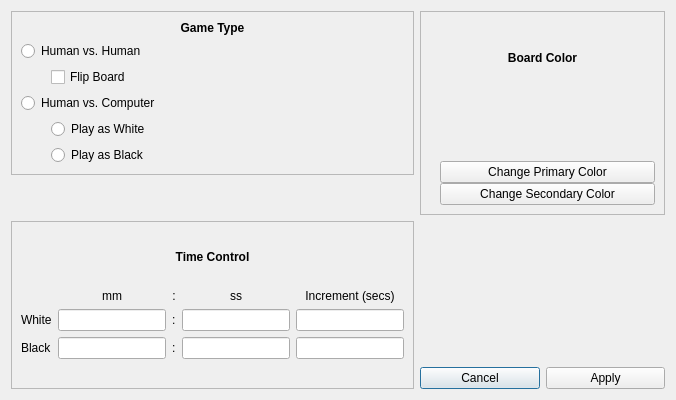
<?xml version="1.0" encoding="UTF-8"?>
<ui version="4.0">
 <class>Settings</class>
 <widget class="QDialog" name="Settings">
  <property name="windowModality">
   <enum>Qt::ApplicationModal</enum>
  </property>
  <property name="enabled">
   <bool>true</bool>
  </property>
  <property name="geometry">
   <rect>
    <x>0</x>
    <y>0</y>
    <width>676</width>
    <height>400</height>
   </rect>
  </property>
  <property name="sizePolicy">
   <sizepolicy hsizetype="Fixed" vsizetype="Fixed">
    <horstretch>0</horstretch>
    <verstretch>0</verstretch>
   </sizepolicy>
  </property>
  <property name="windowTitle">
   <string>Settings</string>
  </property>
  <layout class="QGridLayout" name="gridLayout_3">
   <item row="2" column="0" rowspan="2">
    <widget class="QFrame" name="timeControlFrame">
     <property name="frameShape">
      <enum>QFrame::StyledPanel</enum>
     </property>
     <property name="frameShadow">
      <enum>QFrame::Raised</enum>
     </property>
     <layout class="QVBoxLayout" name="verticalLayout">
      <item>
       <widget class="QLabel" name="timeControlLabel">
        <property name="styleSheet">
         <string notr="true">color: black;
font-weight: bold;</string>
        </property>
        <property name="text">
         <string>Time Control</string>
        </property>
        <property name="alignment">
         <set>Qt::AlignCenter</set>
        </property>
       </widget>
      </item>
      <item>
       <layout class="QGridLayout" name="timeControlGrid">
        <item row="2" column="0">
         <widget class="QLabel" name="label_2">
          <property name="text">
           <string>Black</string>
          </property>
         </widget>
        </item>
        <item row="0" column="2">
         <widget class="QLabel" name="label_6">
          <property name="text">
           <string>:</string>
          </property>
          <property name="alignment">
           <set>Qt::AlignCenter</set>
          </property>
         </widget>
        </item>
        <item row="1" column="2">
         <widget class="QLabel" name="label_4">
          <property name="text">
           <string>:</string>
          </property>
         </widget>
        </item>
        <item row="1" column="4">
         <widget class="QLineEdit" name="whiteIncrement"/>
        </item>
        <item row="1" column="1">
         <widget class="QLineEdit" name="whiteMinutes">
          <property name="dragEnabled">
           <bool>false</bool>
          </property>
          <property name="readOnly">
           <bool>false</bool>
          </property>
         </widget>
        </item>
        <item row="1" column="3">
         <widget class="QLineEdit" name="whiteSeconds"/>
        </item>
        <item row="0" column="3">
         <widget class="QLabel" name="label_7">
          <property name="text">
           <string>ss</string>
          </property>
          <property name="alignment">
           <set>Qt::AlignCenter</set>
          </property>
         </widget>
        </item>
        <item row="0" column="4">
         <widget class="QLabel" name="label_8">
          <property name="text">
           <string>Increment (secs)</string>
          </property>
          <property name="alignment">
           <set>Qt::AlignCenter</set>
          </property>
         </widget>
        </item>
        <item row="1" column="0">
         <widget class="QLabel" name="label">
          <property name="text">
           <string>White</string>
          </property>
         </widget>
        </item>
        <item row="2" column="1">
         <widget class="QLineEdit" name="blackMinutes"/>
        </item>
        <item row="2" column="3">
         <widget class="QLineEdit" name="blackSeconds"/>
        </item>
        <item row="0" column="1">
         <widget class="QLabel" name="label_3">
          <property name="text">
           <string>mm</string>
          </property>
          <property name="alignment">
           <set>Qt::AlignCenter</set>
          </property>
         </widget>
        </item>
        <item row="2" column="4">
         <widget class="QLineEdit" name="blackIncrement"/>
        </item>
        <item row="2" column="2">
         <widget class="QLabel" name="label_5">
          <property name="text">
           <string>:</string>
          </property>
         </widget>
        </item>
       </layout>
      </item>
      <item>
       <spacer name="verticalSpacer_3">
        <property name="orientation">
         <enum>Qt::Vertical</enum>
        </property>
        <property name="sizeType">
         <enum>QSizePolicy::Fixed</enum>
        </property>
        <property name="sizeHint" stdset="0">
         <size>
          <width>20</width>
          <height>20</height>
         </size>
        </property>
       </spacer>
      </item>
     </layout>
    </widget>
   </item>
   <item row="3" column="1">
    <layout class="QHBoxLayout" name="horizontalLayout_7">
     <item>
      <widget class="QPushButton" name="cancelButton">
       <property name="text">
        <string>Cancel</string>
       </property>
      </widget>
     </item>
     <item>
      <widget class="QPushButton" name="applyButton">
       <property name="text">
        <string>Apply</string>
       </property>
      </widget>
     </item>
    </layout>
   </item>
   <item row="0" column="0">
    <widget class="QFrame" name="gameTypeFrame">
     <property name="frameShape">
      <enum>QFrame::StyledPanel</enum>
     </property>
     <property name="frameShadow">
      <enum>QFrame::Raised</enum>
     </property>
     <property name="lineWidth">
      <number>1</number>
     </property>
     <property name="midLineWidth">
      <number>0</number>
     </property>
     <layout class="QVBoxLayout" name="verticalLayout_5">
      <item>
       <widget class="QLabel" name="gameTypeLabel">
        <property name="styleSheet">
         <string notr="true">color: black;
font-weight: bold;</string>
        </property>
        <property name="text">
         <string>Game Type</string>
        </property>
        <property name="alignment">
         <set>Qt::AlignCenter</set>
        </property>
       </widget>
      </item>
      <item>
       <widget class="QRadioButton" name="HvHButton">
        <property name="text">
         <string>Human vs. Human</string>
        </property>
        <property name="autoExclusive">
         <bool>true</bool>
        </property>
       </widget>
      </item>
      <item>
       <layout class="QHBoxLayout" name="flipBoardHBox">
        <item>
         <spacer name="horizontalSpacer_2">
          <property name="orientation">
           <enum>Qt::Horizontal</enum>
          </property>
          <property name="sizeType">
           <enum>QSizePolicy::Fixed</enum>
          </property>
          <property name="sizeHint" stdset="0">
           <size>
            <width>30</width>
            <height>20</height>
           </size>
          </property>
         </spacer>
        </item>
        <item>
         <widget class="QCheckBox" name="flipBoardCheckBox">
          <property name="text">
           <string>Flip Board</string>
          </property>
         </widget>
        </item>
       </layout>
      </item>
      <item>
       <widget class="QRadioButton" name="HvCButton">
        <property name="text">
         <string>Human vs. Computer</string>
        </property>
        <property name="checkable">
         <bool>true</bool>
        </property>
        <property name="checked">
         <bool>false</bool>
        </property>
        <property name="autoRepeat">
         <bool>false</bool>
        </property>
        <property name="autoExclusive">
         <bool>true</bool>
        </property>
       </widget>
      </item>
      <item>
       <layout class="QGridLayout" name="startingColorGrid">
        <item row="0" column="1">
         <widget class="QRadioButton" name="startWhiteButton">
          <property name="text">
           <string>Play as White</string>
          </property>
          <property name="autoExclusive">
           <bool>false</bool>
          </property>
         </widget>
        </item>
        <item row="0" column="0">
         <spacer name="horizontalSpacer">
          <property name="orientation">
           <enum>Qt::Horizontal</enum>
          </property>
          <property name="sizeType">
           <enum>QSizePolicy::Fixed</enum>
          </property>
          <property name="sizeHint" stdset="0">
           <size>
            <width>30</width>
            <height>20</height>
           </size>
          </property>
         </spacer>
        </item>
        <item row="1" column="1">
         <widget class="QRadioButton" name="startBlackButton">
          <property name="text">
           <string>Play as Black</string>
          </property>
          <property name="autoExclusive">
           <bool>false</bool>
          </property>
         </widget>
        </item>
       </layout>
      </item>
     </layout>
    </widget>
   </item>
   <item row="2" column="1">
    <spacer name="verticalSpacer_2">
     <property name="orientation">
      <enum>Qt::Vertical</enum>
     </property>
     <property name="sizeHint" stdset="0">
      <size>
       <width>20</width>
       <height>40</height>
      </size>
     </property>
    </spacer>
   </item>
   <item row="1" column="0">
    <spacer name="verticalSpacer">
     <property name="orientation">
      <enum>Qt::Vertical</enum>
     </property>
     <property name="sizeType">
      <enum>QSizePolicy::Fixed</enum>
     </property>
     <property name="sizeHint" stdset="0">
      <size>
       <width>20</width>
       <height>40</height>
      </size>
     </property>
    </spacer>
   </item>
   <item row="0" column="1" rowspan="2">
    <widget class="QFrame" name="boardColorFrame">
     <property name="frameShape">
      <enum>QFrame::StyledPanel</enum>
     </property>
     <property name="frameShadow">
      <enum>QFrame::Raised</enum>
     </property>
     <layout class="QVBoxLayout" name="verticalLayout_6">
      <item>
       <widget class="QLabel" name="boardColorLabel">
        <property name="styleSheet">
         <string notr="true">color: black;
font-weight: bold;</string>
        </property>
        <property name="text">
         <string>Board Color</string>
        </property>
        <property name="alignment">
         <set>Qt::AlignCenter</set>
        </property>
       </widget>
      </item>
      <item>
       <layout class="QHBoxLayout" name="boardColorHBox1">
        <property name="spacing">
         <number>0</number>
        </property>
        <item>
         <spacer name="horizontalSpacer_3">
          <property name="orientation">
           <enum>Qt::Horizontal</enum>
          </property>
          <property name="sizeHint" stdset="0">
           <size>
            <width>40</width>
            <height>20</height>
           </size>
          </property>
         </spacer>
        </item>
        <item>
         <spacer name="horizontalSpacer_4">
          <property name="orientation">
           <enum>Qt::Horizontal</enum>
          </property>
          <property name="sizeHint" stdset="0">
           <size>
            <width>40</width>
            <height>20</height>
           </size>
          </property>
         </spacer>
        </item>
       </layout>
      </item>
      <item>
       <layout class="QHBoxLayout" name="boardColorHBox2">
        <property name="spacing">
         <number>0</number>
        </property>
        <item>
         <spacer name="horizontalSpacer_5">
          <property name="orientation">
           <enum>Qt::Horizontal</enum>
          </property>
          <property name="sizeHint" stdset="0">
           <size>
            <width>40</width>
            <height>20</height>
           </size>
          </property>
         </spacer>
        </item>
        <item>
         <spacer name="horizontalSpacer_6">
          <property name="orientation">
           <enum>Qt::Horizontal</enum>
          </property>
          <property name="sizeHint" stdset="0">
           <size>
            <width>40</width>
            <height>20</height>
           </size>
          </property>
         </spacer>
        </item>
       </layout>
      </item>
      <item>
       <layout class="QHBoxLayout" name="boardColorHBox3">
        <property name="spacing">
         <number>0</number>
        </property>
        <item>
         <spacer name="horizontalSpacer_7">
          <property name="orientation">
           <enum>Qt::Horizontal</enum>
          </property>
          <property name="sizeHint" stdset="0">
           <size>
            <width>40</width>
            <height>20</height>
           </size>
          </property>
         </spacer>
        </item>
        <item>
         <spacer name="horizontalSpacer_8">
          <property name="orientation">
           <enum>Qt::Horizontal</enum>
          </property>
          <property name="sizeHint" stdset="0">
           <size>
            <width>40</width>
            <height>20</height>
           </size>
          </property>
         </spacer>
        </item>
       </layout>
      </item>
      <item>
       <layout class="QHBoxLayout" name="boardColorHBox4">
        <property name="spacing">
         <number>0</number>
        </property>
        <item>
         <spacer name="horizontalSpacer_9">
          <property name="orientation">
           <enum>Qt::Horizontal</enum>
          </property>
          <property name="sizeType">
           <enum>QSizePolicy::Fixed</enum>
          </property>
          <property name="sizeHint" stdset="0">
           <size>
            <width>10</width>
            <height>0</height>
           </size>
          </property>
         </spacer>
        </item>
        <item>
         <layout class="QVBoxLayout" name="chooseColorLayout">
          <item>
           <widget class="QPushButton" name="choosePrimaryButton">
            <property name="text">
             <string>Change Primary Color</string>
            </property>
           </widget>
          </item>
          <item>
           <widget class="QPushButton" name="chooseSecondaryButton">
            <property name="text">
             <string>Change Secondary Color</string>
            </property>
           </widget>
          </item>
         </layout>
        </item>
       </layout>
      </item>
     </layout>
    </widget>
   </item>
  </layout>
 </widget>
 <resources/>
 <connections/>
</ui>
